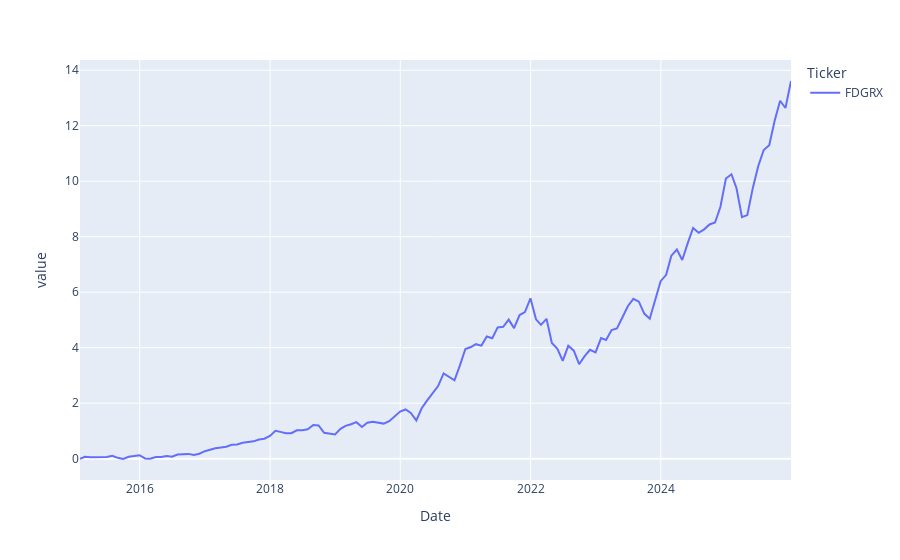

The notebook cell saved with this chart:
### Code cell
monthly_cum_return_series = (1 + monthly_cum_returns).cumprod() - 1
monthly_cum_return_series.plot()

### Figure 1 — Plotly figure (JSON) as saved in the notebook; plotly's stock layout.template omitted (floating-point values rounded to 4 significant figures; data arrays with more than 128 entries replaced by an {"elided": "..."} marker saying what was removed)
{"data": [{"hovertemplate": "Ticker=FDGRX<br>Date=%{x}<br>value=%{y}<extra></extra>", "legendgroup": "FDGRX", "line": {"color": "#636efa", "dash": "solid"}, "marker": {"symbol": "circle"}, "mode": "lines", "name": "FDGRX", "orientation": "v", "showlegend": true, "type": "scatter", "x": {"elided": "132 str values"}, "xaxis": "x", "y": {"elided": "132 float values"}, "yaxis": "y"}], "layout": {"legend": {"title": {"text": "Ticker"}, "tracegroupgap": 0}, "margin": {"t": 60}, "xaxis": {"anchor": "y", "domain": [0, 1], "title": {"text": "Date"}}, "yaxis": {"anchor": "x", "domain": [0, 1], "title": {"text": "value"}}}}
